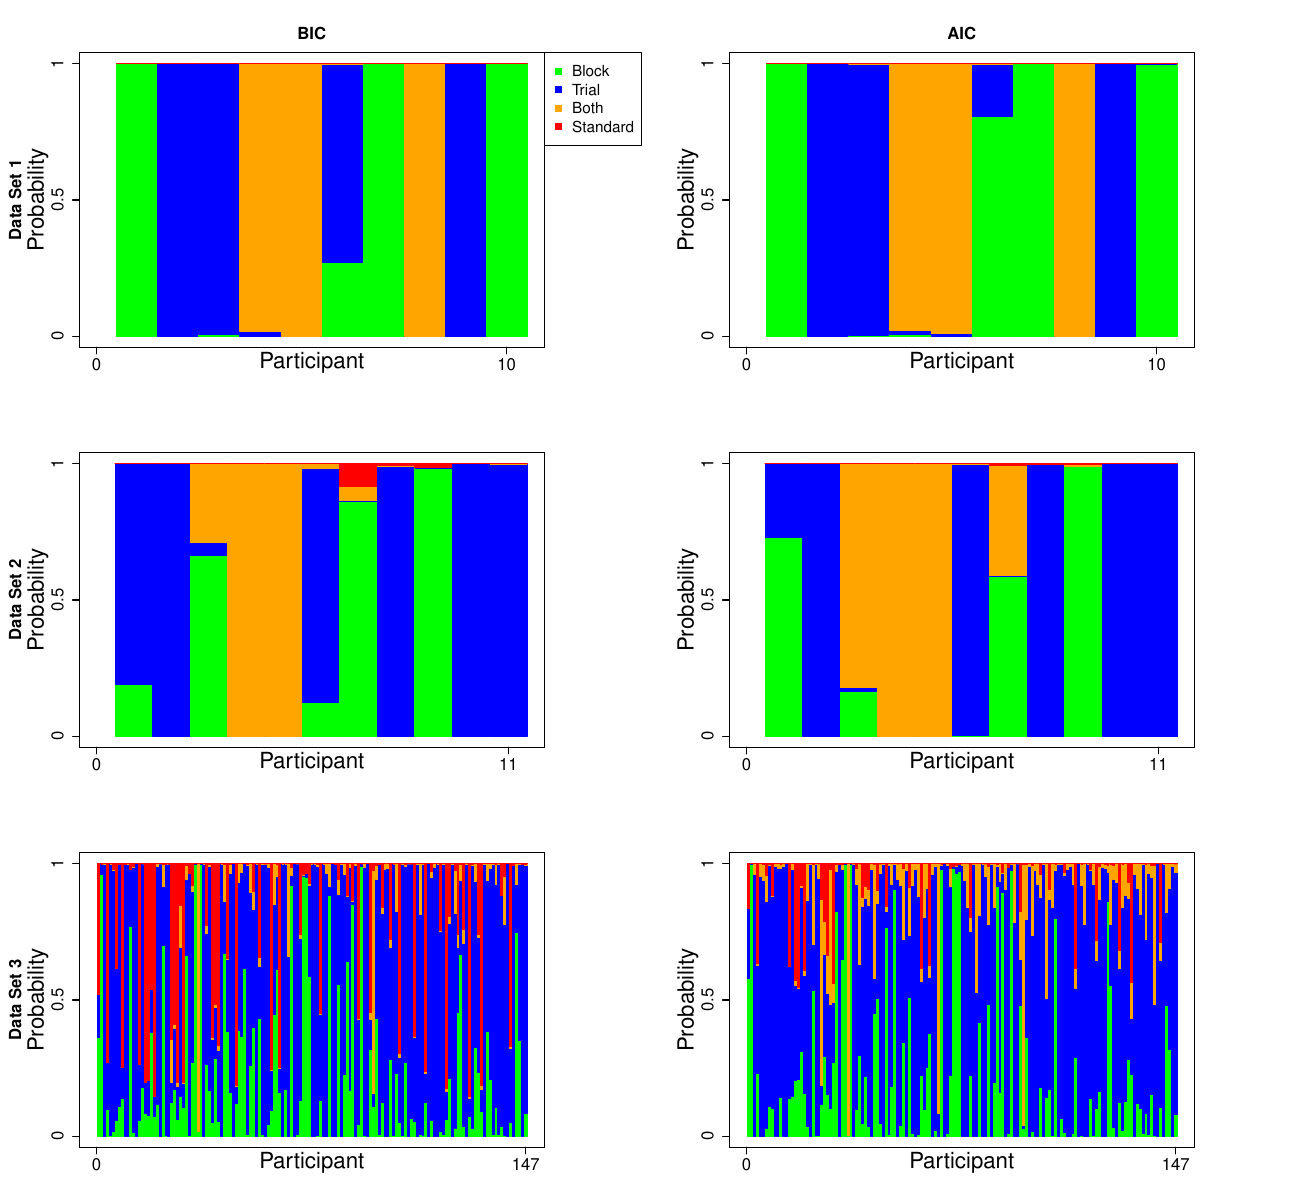

Generate this figure with R:
library(here)
library(modelProb)
rm(list = ls())
pdf("man-figures/blockedVtrial.pdf",width=3*4+1,height=12)
par(mfrow = c(4, 2), mar = c(2, 3, 2, 8), oma = c(3, 4, 3, 1))  # Reduce margins
datasets <- c("Data Set 1", "Data Set 2", "Data Set 3", "Data Set 4")

S = 10 #n participants

load(here("data/evansetal-17/derived/optim/blockVtrial_AIC.Rdata"))
load(here("data/evansetal-17/derived/optim/blockVtrial_BIC.Rdata"))

plotWeightedICs(weighted_blockVtrial_BIC, colours = c("green", "blue", "orange", "red"),inset = -1, xlab = "", ylab = "", main = "")
mtext(side=1,line=0.8,"Participant",cex=1.3, font = 1)
mtext(side=2,line=4.2,datasets[1],cex=1, font = 2)
mtext(side=3,line=0.8,"BIC",cex=1, font = 2)
mtext(side=2,line=2.5,"Probability",cex=1.3, font = 1)

plotWeightedICs(weighted_blockVtrial_AIC, colours = c("green", "blue", "orange", "red"), inset = -1, xlab = "", ylab = "", main = "")
mtext(side=3,line=0.8,"AIC",cex=1, font = 2)
mtext(side=1,line=0.8,"Participant",cex=1.3, font = 1)
mtext(side=2,line=2.5,"Probability",cex=1.3, font = 1)

par(xpd=TRUE)
legend("topleft", 
       legend = c( "Block", "Trial", "Both", "Standard"), 
       col =  c("green", "blue", "orange", "red"),
       pch = 15,
       horiz = F, # Whether the legend is horizontal or not 
       cex = 1.4, # legend size
       border = "white",
       inset=c(1, 0))# How far below the plot the legend appears

load(here("data/evansetal-17/derived/normal/blockVtrial_AIC.Rdata"))
load(here("data/evansetal-17/derived/normal/blockVtrial_BIC.Rdata"))
plotWeightedICs(weighted_blockVtrial_BIC, colours = c("green", "blue", "orange", "red"),inset = -1, xlab = "", ylab = "", main = "")
mtext(side=2,line=4.2,datasets[2],cex=1, font = 2)
mtext(side=1,line=0.8,"Participant",cex=1.3, font = 1)
mtext(side=2,line=2.5,"Probability",cex=1.3, font = 1)


plotWeightedICs(weighted_blockVtrial_AIC, colours = c("green", "blue", "orange", "red"),inset = -1, xlab = "", ylab = "", main = "")
mtext(side=1,line=0.8,"Participant",cex=1.3, font = 1)
mtext(side=2,line=2.5,"Probability",cex=1.3, font = 1)


load(here("data/knowlesetal-19/derived/blockVtrial_BIC.Rdata"))
load(here("data/knowlesetal-19/derived/blockVtrial_AIC.Rdata"))

plotWeightedICs(weighted_blockVtrial_BIC, colours = c("green", "blue", "orange", "red"),inset = -1, xlab = "", ylab = "", main = "")
mtext(side=1,line=0.8,"Participant",cex=1.3, font = 1)
mtext(side=2,line=2.5,"Probability",cex=1.3, font = 1)
mtext(side=2,line=4.2,datasets[3],cex=1, font = 2)

plotWeightedICs(weighted_blockVtrial_AIC, colours = c("green", "blue", "orange", "red"),inset = -1, xlab = "", ylab = "", main = "")
mtext(side=1,line=0.8,"Participant",cex=1.3, font = 1)
mtext(side=2,line=2.5,"Probability",cex=1.3, font = 1)

load(here("data/dutilhetal-09/derived/blockVtrial_BIC.Rdata"))
load(here("data/dutilhetal-09/derived/blockVtrial_AIC.Rdata"))

plotWeightedICs(weighted_blockVtrial_BIC, colours = c("green", "blue", "orange", "red"),inset = -1, xlab = "", ylab = "", main = "")
mtext(side=1,line=0.8,"Participant",cex=1.3, font = 1)
mtext(side=2,line=2.5,"Probability",cex=1.3, font = 1)
mtext(side=2,line=4.2,datasets[4],cex=1, font = 2)

plotWeightedICs(weighted_blockVtrial_AIC, colours = c("green", "blue", "orange", "red"),inset = -1, xlab = "", ylab = "", main = "")
mtext(side=1,line=0.8,"Participant",cex=1.3, font = 1)
mtext(side=2,line=2.5,"Probability",cex=1.3, font = 1)

dev.off()
